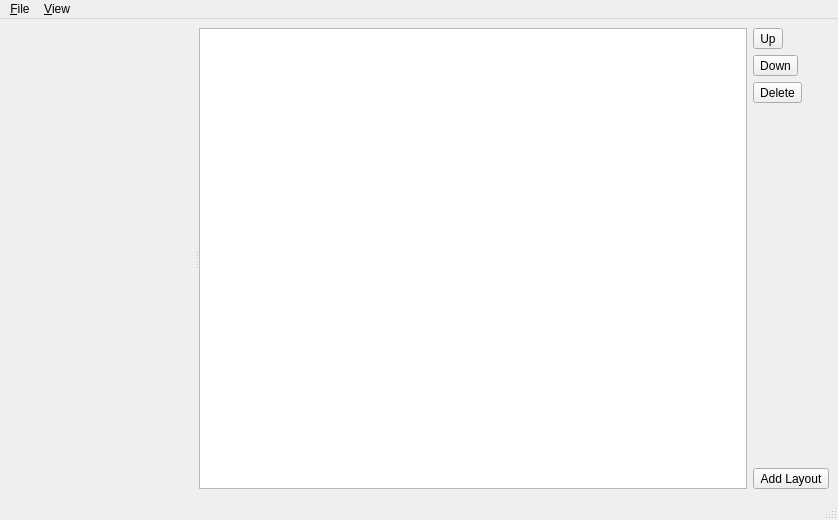
<?xml version="1.0" encoding="UTF-8"?>
<ui version="4.0">
 <class>MainWindow</class>
 <widget class="QMainWindow" name="MainWindow">
  <property name="geometry">
   <rect>
    <x>0</x>
    <y>0</y>
    <width>838</width>
    <height>520</height>
   </rect>
  </property>
  <property name="windowTitle">
   <string>MainWindow</string>
  </property>
  <widget class="QWidget" name="centralwidget">
   <layout class="QGridLayout" name="gridLayout">
    <item row="0" column="0">
     <widget class="QSplitter" name="splitter">
      <property name="orientation">
       <enum>Qt::Horizontal</enum>
      </property>
      <widget class="VolumeEditorWidget" name="volumeEditorWidget" native="true"/>
      <widget class="QWidget" name="layoutWidget">
       <layout class="QGridLayout" name="optionsPanelLayout">
        <item row="0" column="0">
         <layout class="QHBoxLayout" name="horizontalLayout">
          <item>
           <widget class="LayerWidget" name="layerWidget"/>
          </item>
          <item>
           <widget class="QWidget" name="widget_3" native="true">
            <layout class="QVBoxLayout" name="verticalLayout">
             <property name="margin">
              <number>0</number>
             </property>
             <item>
              <widget class="QToolButton" name="UpButton">
               <property name="toolTip">
                <string>move layer up</string>
               </property>
               <property name="text">
                <string>Up</string>
               </property>
               <property name="icon">
                <iconset resource="icons.qrc">
                 <normaloff>:/icons/icons/go-up.png</normaloff>:/icons/icons/go-up.png</iconset>
               </property>
              </widget>
             </item>
             <item>
              <widget class="QToolButton" name="DownButton">
               <property name="toolTip">
                <string>move layer down</string>
               </property>
               <property name="text">
                <string>Down</string>
               </property>
               <property name="icon">
                <iconset resource="icons.qrc">
                 <normaloff>:/icons/icons/go-down.png</normaloff>:/icons/icons/go-down.png</iconset>
               </property>
              </widget>
             </item>
             <item>
              <widget class="QToolButton" name="DeleteButton">
               <property name="toolTip">
                <string>delete layer</string>
               </property>
               <property name="text">
                <string>Delete</string>
               </property>
               <property name="icon">
                <iconset resource="icons.qrc">
                 <normaloff>:/icons/icons/list-remove.png</normaloff>:/icons/icons/list-remove.png</iconset>
               </property>
              </widget>
             </item>
             <item>
              <spacer name="verticalSpacer">
               <property name="orientation">
                <enum>Qt::Vertical</enum>
               </property>
               <property name="sizeHint" stdset="0">
                <size>
                 <width>20</width>
                 <height>40</height>
                </size>
               </property>
              </spacer>
             </item>
             <item>
              <widget class="QToolButton" name="AddLayOutButton">
               <property name="toolTip">
                <string>add new layer</string>
               </property>
               <property name="text">
                <string>Add Layout</string>
               </property>
               <property name="icon">
                <iconset resource="icons.qrc">
                 <normaloff>:/icons/icons/list-add.png</normaloff>:/icons/icons/list-add.png</iconset>
               </property>
              </widget>
             </item>
            </layout>
           </widget>
          </item>
         </layout>
        </item>
       </layout>
      </widget>
     </widget>
    </item>
   </layout>
  </widget>
  <widget class="QMenuBar" name="menubar">
   <property name="geometry">
    <rect>
     <x>0</x>
     <y>0</y>
     <width>838</width>
     <height>24</height>
    </rect>
   </property>
   <widget class="QMenu" name="menuFile">
    <property name="title">
     <string>&amp;File</string>
    </property>
    <addaction name="actionQuit"/>
   </widget>
   <widget class="QMenu" name="menuView">
    <property name="title">
     <string>&amp;View</string>
    </property>
    <addaction name="separator"/>
    <addaction name="separator"/>
   </widget>
   <addaction name="menuFile"/>
   <addaction name="menuView"/>
  </widget>
  <widget class="QStatusBar" name="statusbar"/>
  <action name="actionQuit">
   <property name="icon">
    <iconset resource="icons.qrc">
     <normaloff>:/icons/icons/process-stop.png</normaloff>:/icons/icons/process-stop.png</iconset>
   </property>
   <property name="text">
    <string>&amp;Quit</string>
   </property>
  </action>
  <action name="actionAllZoomToFit">
   <property name="icon">
    <iconset resource="icons.qrc">
     <normaloff>:/icons/icons/view-fullscreen.png</normaloff>:/icons/icons/view-fullscreen.png</iconset>
   </property>
   <property name="text">
    <string>&amp;Zoom to Fit</string>
   </property>
   <property name="font">
    <font/>
   </property>
  </action>
  <action name="actionToggleHUDs">
   <property name="text">
    <string>Toggle HUDs</string>
   </property>
  </action>
  <action name="actionCenterImages">
   <property name="text">
    <string>Center Images</string>
   </property>
  </action>
  <action name="actionOnly_for_selected_view">
   <property name="enabled">
    <bool>false</bool>
   </property>
   <property name="text">
    <string>Only for selected view</string>
   </property>
   <property name="font">
    <font>
     <weight>75</weight>
     <bold>true</bold>
    </font>
   </property>
  </action>
  <action name="actionSelectedZoomToFit">
   <property name="text">
    <string>Fit Image</string>
   </property>
  </action>
  <action name="actionToggleHUD">
   <property name="text">
    <string>Toggle HUD</string>
   </property>
  </action>
  <action name="actionCenterImage">
   <property name="text">
    <string>Center Image</string>
   </property>
  </action>
  <action name="actionResetZoom">
   <property name="text">
    <string>Reset Zoom</string>
   </property>
  </action>
  <action name="actionRubberBandZoom">
   <property name="text">
    <string>Rubber Band Zoom</string>
   </property>
  </action>
 </widget>
 <customwidgets>
  <customwidget>
   <class>LayerWidget</class>
   <extends>QListView</extends>
   <header>volumina.layerwidget.layerwidget</header>
  </customwidget>
  <customwidget>
   <class>VolumeEditorWidget</class>
   <extends>QWidget</extends>
   <header>volumina.volumeEditorWidget</header>
  </customwidget>
 </customwidgets>
 <resources>
  <include location="icons.qrc"/>
 </resources>
 <connections/>
</ui>
